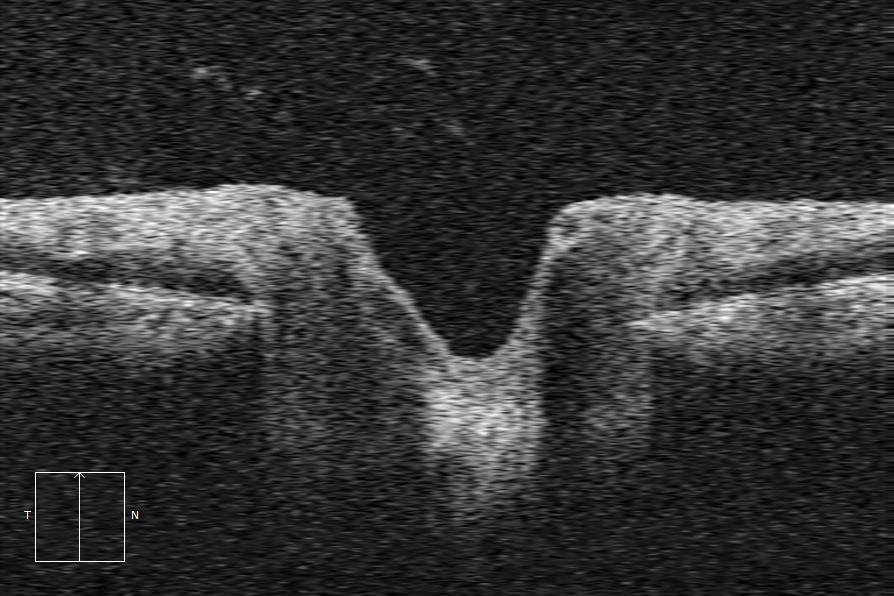
#> input picture Images/_CS1.jpeg, 894 x 596 px, found by its file name; its folder holds only this picture in this run
$ python CrossSec_Main.py
#> lines starting #> are read from the running program, lines starting #| are printed output that depends on the picture; after the words box and inside, x2 and y2 are one past the last pixel; in counts of white or black regions, pixels touching at a corner belong together
import cv2
import time
import math
import random
import argparse
import numpy as np
import numpy.matlib as npmatlib
import matplotlib.pyplot as plt
from PIL import Image, ImageFilter
import statistics as stat
from skimage import io
from skimage import data
from skimage import color
from skimage.color import rgb2gray
from skimage.filters import gaussian
from skimage.measure import regionprops
from skimage.segmentation import active_contour
from skimage.filters import meijering, sato, frangi, hessian
from scipy.ndimage.filters import uniform_filter
from scipy.ndimage.measurements import variance

def auto_canny(image, sigma = 0.7):
    # compute the median of the single channel pixel intensities
    v = np.median(image)
    # apply automatic Canny edge detection using the computed median
    lower = int(max(0, (1.0 - sigma) * v))
    upper = int(min(255, (1.0 + sigma) * v)/2)
    #print(lower)
    #print(upper)
    edged = cv2.Canny(image, lower, upper)
    # return the edged image
    return edged

def nothing(x):
    pass

def write_image(path, img):
    # img = img*(2**16-1)
    # img = img.astype(np.uint16)
    img = img.astype(np.uint8)
    cv2.imwrite(path,img)
    # Convert the scale (values range) of the image
    img = cv2.convertScaleAbs(img, alpha=(255.0))
    # Save file
    plt.savefig(path, bbox_inches='tight')#, img, format = 'png')

def lee_filter(img, size):
    img_mean = uniform_filter(img, (size, size))
    img_sqr_mean = uniform_filter(img**2, (size, size))
    img_variance = img_sqr_mean - img_mean**2
    overall_variance = variance(img)
    img_weights = img_variance / (img_variance + overall_variance)
    img_output = img_mean + img_weights * (img - img_mean)
    return img_output

def threshold_tb(image, threshold = 110, th_type = 3):
#> called with threshold = 110, th_type = 3
    alpha = 100
    beta = 00
    s = 0
    cv2.namedWindow('Contrast')
    # create trackbars for color change
    cv2.createTrackbar('alpha','Contrast', alpha, 255, nothing)
    cv2.createTrackbar('beta','Contrast', beta, 255, nothing)
    cv2.createTrackbar('Threshold','Contrast', threshold, 255, nothing)
    cv2.createTrackbar('Type','Contrast', th_type, 4, nothing)
    # create switch for ON/OFF functionality
    cv2.createTrackbar('Switch', 'Contrast', s, 1, nothing)
    # get current positions of four trackbars
    while(s == 0):
        alpha = cv2.getTrackbarPos('alpha','Contrast')
        beta = cv2.getTrackbarPos('beta','Contrast')
        threshold = cv2.getTrackbarPos('Threshold','Contrast')
        th_type = cv2.getTrackbarPos('Type','Contrast')
        s = cv2.getTrackbarPos('Switch','Contrast')

        _, dst = cv2.threshold(image, 70, 255, 3)
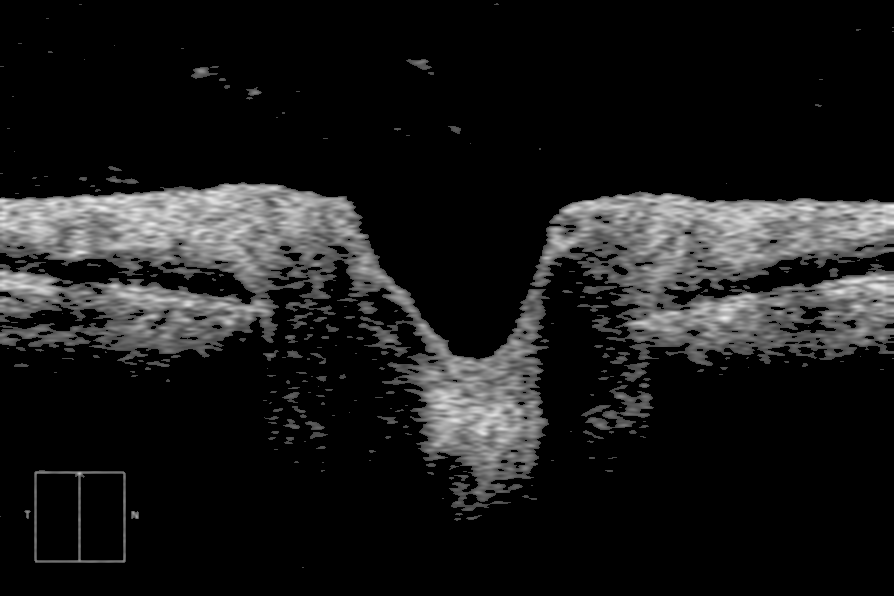
#> dst: shape (596, 894); min 0, max 242, mean 26.4
        i = cv2.convertScaleAbs(dst, alpha=alpha/100, beta=-1*beta)
        cv2.imshow('i',i)

        clahe = cv2.createCLAHE(clipLimit=2.0, tileGridSize=(15,15))
        #i = clahe.apply(i)

        _, t = cv2.threshold(i, threshold, 255, 0)
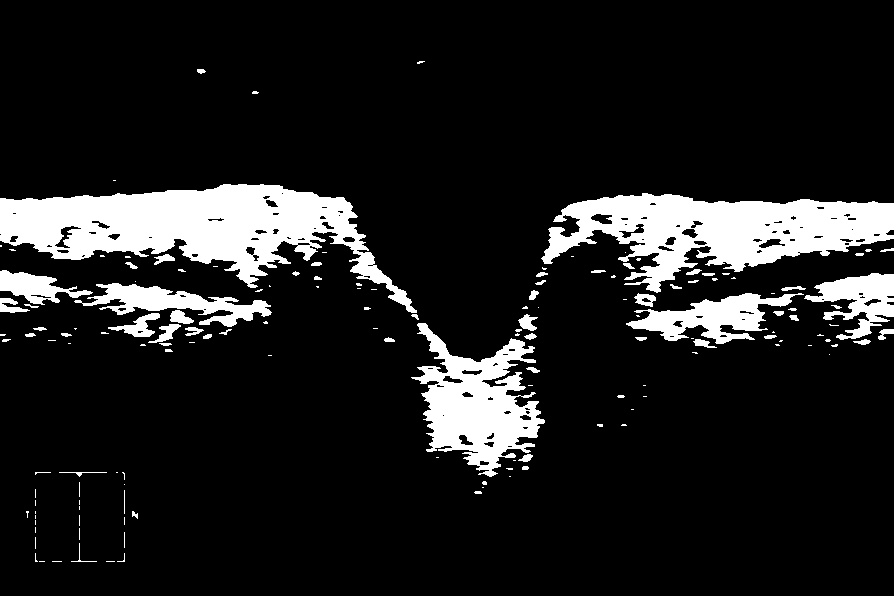
#> t: shape (596, 894); 12.3% white; 153 white regions (91 under 20 px), largest, box (x1, y1, x2, y2) and area: (0, 184, 417, 313) 22094, (541, 193, 894, 293) 17570, (411, 323, 545, 477) 9949
        cv2.imshow('Threshold', t)

        #cv2.imshow('CL--1', dst)

        k = cv2.waitKey(1) & 0xFF
#> (key Esc is pressed here)
        if k == 27:
            break

    cv2.destroyAllWindows()
    return t

if __name__=="__main__":

    # Image files location
    location1 = 'Documents\GitHub\Optic_Disk\Images\_CS'
    #location2 = 'Documents\GitHub\Optic_Disk\Images_Processed\_OD'
    # Loop through all the images

    for i in range(1, 29):

        image1 = location1 + str(i) + '.jpeg'    # Filename
        #image2 = location2 + str(i) + '.jpg'    # Filename
        img1 = cv2.imread(image1,0)              # Read image
        #img2 = cv2.imread(image2,0)             # Read image
        #img1 = cv2.medianBlur(img1,3)
        img1 = cv2.GaussianBlur(img1,(5,5),0)
        #img1 = cv2.blur(img1,(15,15))
        img = img1.copy()
        image = img.copy()

        thresh = threshold_tb(img1)

        height, width = img.shape[0:2]
#> height = 596; width = 894
        pivot = np.zeros((width,1))
#> pivot = 894 values from 0 to 0
        for b in range(width):
            for a in range(height):
                if thresh[a,b] > 200:
                    pivot[b] = a
                    break

        maximum = np.amax(pivot)
#> maximum = 362
        for a in range(width):
            if pivot[a] == maximum:
                maxpos = a
                break

        partl = thresh.copy()

        #cv2.imshow('1-bef',partl)
        #cv2.imshow('r',partr)

        for b in range(width):
            fl = 0
            for a in range(height):
                if partl[a,b] > 200:
                    fl = fl + 1
                if partl[a,b] < 10 and fl < 20:
                    partl[a,b] = 255
                if fl > 20:
                    break
            fl = 0
            for a in range(height):
                if partl[a,b] < 10:
                    fl = fl + 1
                if partl[a,b] > 200 and fl < 20:
                    partl[a,b] = 0
                if fl > 20:
                    break
            fl = 0
            for a in range(height):
                if partl[a,b] > 200 and fl < 20:
                    fl = fl + 1
                    continue
                partl[a,b] = 0
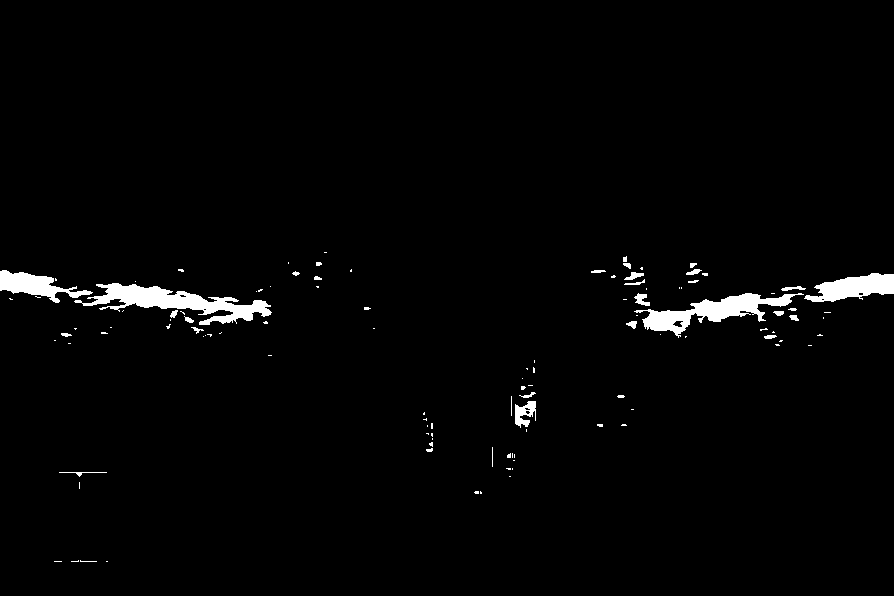
#> partl: shape (596, 894); 1.9% white; 113 white regions (80 under 20 px), largest, box (x1, y1, x2, y2) and area: (74, 283, 272, 325) 3094, (634, 293, 804, 338) 2479, (804, 273, 894, 302) 1558

        partr = partl.copy()

        for a in range(width):
            if a > 0.6*maxpos:
                partl[:, a] = 0
            if a < 1.4*maxpos:
                partr[:, a] = 0
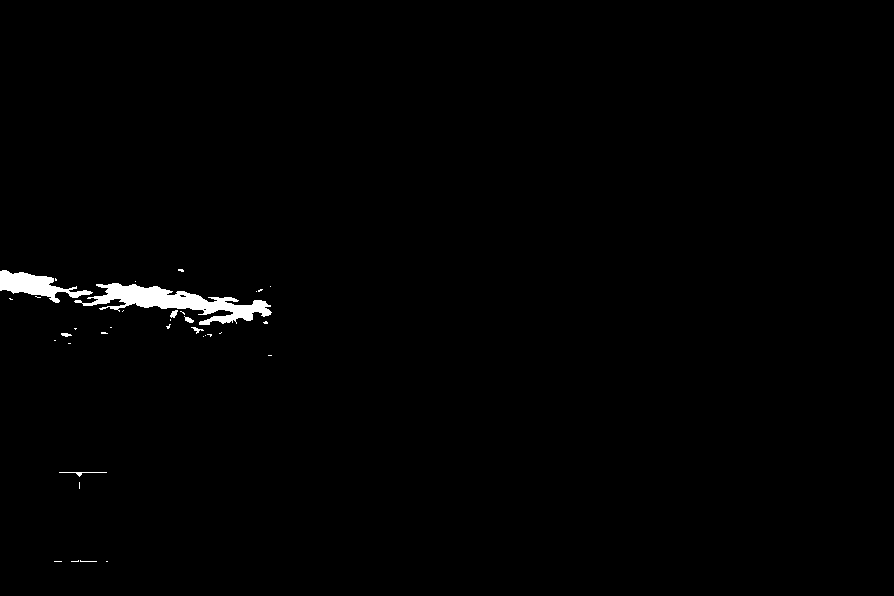
#> partl: shape (596, 894); 0.89% white; 35 white regions (28 under 20 px), largest, box (x1, y1, x2, y2) and area: (74, 283, 272, 325) 3094, (0, 270, 93, 303) 1301, (59, 472, 107, 477) 63
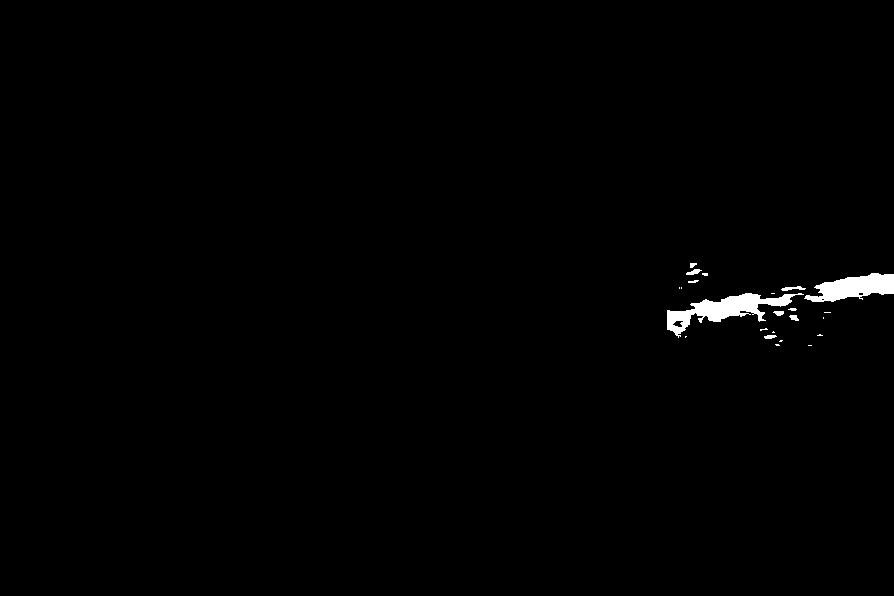
#> partr: shape (596, 894); 0.75% white; 23 white regions (13 under 20 px), largest, box (x1, y1, x2, y2) and area: (667, 293, 804, 338) 2039, (804, 273, 894, 302) 1558, (781, 286, 806, 291) 68
        picture = partl + partr
#> picture: shape (596, 894); 1.6% white; 58 white regions (41 under 20 px), largest, box (x1, y1, x2, y2) and area: (74, 283, 272, 325) 3094, (667, 293, 804, 338) 2039, (804, 273, 894, 302) 1558

        """
        path = 'Documents\GitHub\Optic_Disk\Images_Processed\_CS' + str(i) + '.jpeg'
        cv2.imwrite(path, picture)
        if not cv2.imwrite(path, picture):
            raise Exception("Could not write image")
        print('saved')
        """

        cv2.imshow('picture', picture)

        kernel = np.ones((5,5),np.uint8)
        erosion = cv2.erode(picture,kernel,iterations = 2)
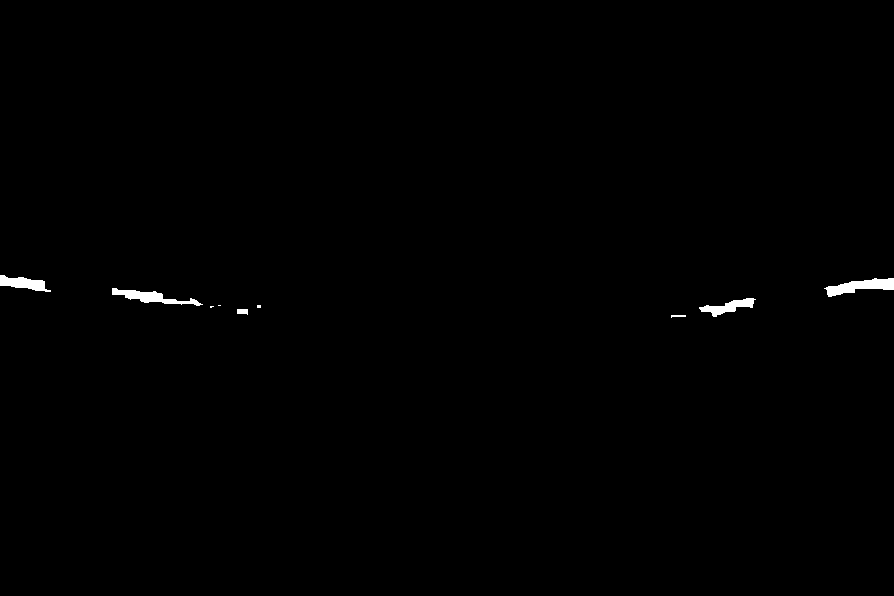
#> erosion: shape (596, 894); 0.43% white; 9 white regions (3 under 20 px), largest, box (x1, y1, x2, y2) and area: (824, 278, 894, 297) 679, (112, 288, 203, 306) 599, (0, 275, 51, 292) 469, (699, 298, 756, 317) 452, (237, 309, 248, 315) 56, (671, 315, 686, 318) 31
        dilation = cv2.dilate(erosion,kernel,iterations = 3)
#> dilation: shape (596, 894); 1.5% white; 6 white regions, box (x1, y1, x2, y2) and area: (106, 282, 227, 314) 2396, (818, 272, 894, 303) 1770, (693, 292, 762, 323) 1532, (0, 269, 57, 298) 1301, (231, 299, 267, 321) 611, (665, 309, 692, 324) 391
        opening = cv2.morphologyEx(picture, cv2.MORPH_OPEN, kernel)
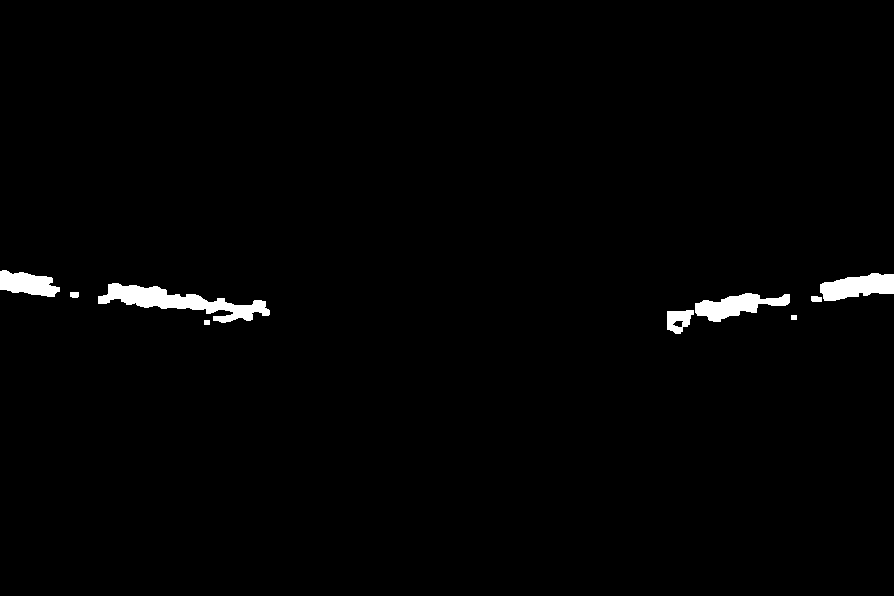
#> opening: shape (596, 894); 1.3% white; 9 white regions, largest, box (x1, y1, x2, y2) and area: (98, 283, 270, 323) 2630, (820, 273, 894, 301) 1419, (695, 293, 790, 322) 1407
#> (the run stopped early here; a loop or call above may not have finished)
